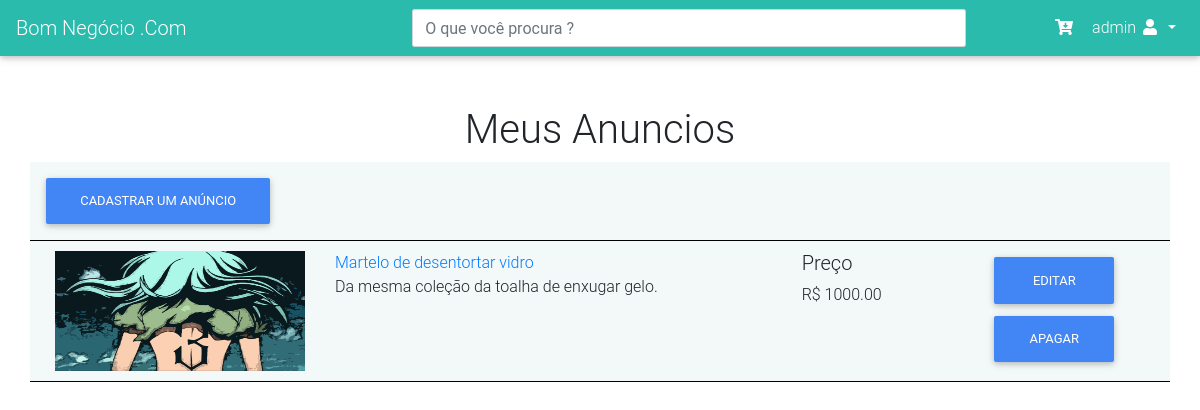
Page /minha_conta/ (signed in) on the committed database.
### loja/models.py (models this page shows, shortened)
class Anuncio(models.Model):
    titulo = models.CharField(max_length=100)
    descricao = models.TextField(max_length=1000)
    preco = models.DecimalField(max_digits=7, decimal_places=2)
    imgPath = models.ImageField(null=True, upload_to='img/', default='', blank=True)
    categoria = models.ForeignKey(Categoria, on_delete=models.CASCADE)
    usuario = models.ForeignKey(User, on_delete=models.CASCADE,  null=True, blank=True)
    class Meta:
        verbose_name_plural = 'Anuncios'

### loja/views.py (the view)
# urls.py: path('minha_conta/', minha_conta, name='url_minha_conta'),
@login_required(login_url='url_index')
def minha_conta(request):
    dados = {}
    dados['anuncios'] = Anuncio.objects.filter(usuario = request.user)
    dados['usuario'] = request.user
    return render(request, 'loja/minha_conta.html', dados)

### loja/templates/loja/minha_conta.html
{% extends 'loja/menu.html' %}
{% load static %}
{% block content %}
    <div class="container">
    <h1 class="flex-center" >Meus Anuncios</h1>
    <div class="row meus-anuncios">
            <a class="btn btn-primary" href="{% url 'url_cadastrar_anuncio' %}">Cadastrar um anúncio</a>
    </div>
    {% for anuncio in anuncios %}
        <div class="row meus-anuncios">
            <div class="col-md-3 col-sm-2">
                <img class="d-block img-fluid anuncio-img" src="{{anuncio.imgPath.url}}" alt="First slide" style="width:250px; height:120px; ">
            </div>
            <div class="col-md-5 col-sm-4">
                <a href="{% url 'url_detalhes_anuncio' anuncio.id %}">{{anuncio.titulo}}</a>
                <p>{{ anuncio.descricao }}</p>
            </div>
            <div class="col-md-2 col-sm-2">
                <h5>Preço</h5>
                <p>R$ {{ anuncio.preco }}</p>
            </div>
            <div class="col-md-2 col-sm-4">
                <a class="btn btn-primary editar" href="{% url 'url_atualizar_anuncio' anuncio.id %}" >Editar</a><br>
                <a class="btn btn-primary apagar" href="{% url 'url_excluir_anuncio' anuncio.id %}" >Apagar</a>
            </div>
        </div>
    {% endfor %}
    </div>
{% endblock %}

### loja/templates/loja/menu.html (shortened to what this page needs)
{% load static %}
<!doctype html>
<html lang="en">
<head>
    <link rel="stylesheet" href="https://stackpath.bootstrapcdn.com/bootstrap/4.3.1/css/bootstrap.min.css">
    <link rel="stylesheet" href=" {% static 'css/style.css' %} ">
    <link rel="stylesheet" href=" {% static 'css/mdb.min.css' %} ">
    <link rel="stylesheet" href="https://cdnjs.cloudflare.com/ajax/libs/font-awesome/5.8.2/css/all.css">
</head>
<body>
    <nav class="mb-1 navbar navbar-expand-lg navbar-dark default-color">
      <a class="navbar-brand" href="{% url 'url_home' %}">Bom Negócio .Com</a>
      {% if usuario.id %}
      <div class="col-md-6">
        <form action="{% url 'url_pesquisa_filtrada' %}" method="POST">
          <input name="chave" class="form-control" type="text" placeholder="O que você procura ?" aria-label="Search">
        </form>
      </div>
      {% endif %}
      <div class="collapse navbar-collapse" id="navbarSupportedContent-333">
        <ul class="navbar-nav ml-auto nav-flex-icons">
            <li class="nav-item ">
            <a class="nav-link" href="#">
              <i class="fas fa-cart-arrow-down"></i>
            </a>
          </li>
          <li class="nav-item dropdown">
            <a class="nav-link dropdown-toggle" id="navbarDropdownMenuLink-333" data-toggle="dropdown"
              aria-haspopup="true" aria-expanded="false">
              {% if usuario.id %} {{  usuario }} {% endif %} <i class="fas fa-user"> </i>
            </a>
          </li>
        </ul>
      </div>
    </nav>
    {% block content %}
    {% endblock %}
</body>
</html>

### loja/static/css/style.css (style rules this page uses)
.form-control, .btn { min-height: 38px; border-radius: 2px; }
.row.meus-anuncios { background-color: lightblue; }
.row.meus-anuncios { background-color: #f3f8f9; padding: 10px; border-bottom: 1px solid black; }
.anuncio-img { display: block; position:relative; left:50%; top:50%; transform: translate(-50%, -50%); }
.editar, .apagar { width: 120px; padding-left: 0 !important; padding-right: 0 !important; }
nav.mb-1.navbar.navbar-expand-lg.navbar-dark.default-color { margin-bottom: 50px !important; }

### rows in the picture
Anuncio: imgPath (picture), titulo "Martelo de desentortar vidro", descricao "Da mesma coleção da toalha de enxugar gelo.", preco "1000.00"

### other values in the picture
{{ usuario }} "admin"
